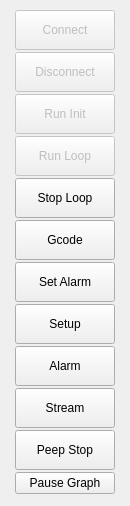
             <widget class="QWidget" name="page_5">
              <widget class="QWidget" name="layoutWidget">
               <property name="geometry">
                <rect>
                 <x>0</x>
                 <y>10</y>
                 <width>121</width>
                 <height>487</height>
                </rect>
               </property>
               <layout class="QGridLayout" name="gridLayout_2">
                <property name="sizeConstraint">
                 <enum>QLayout::SetMinimumSize</enum>
                </property>
                <property name="leftMargin">
                 <number>10</number>
                </property>
                <property name="spacing">
                 <number>2</number>
                </property>
                <item row="2" column="0">
                 <widget class="QPushButton" name="btninit">
                  <property name="enabled">
                   <bool>false</bool>
                  </property>
                  <property name="sizePolicy">
                   <sizepolicy hsizetype="Fixed" vsizetype="Fixed">
                    <horstretch>0</horstretch>
                    <verstretch>0</verstretch>
                   </sizepolicy>
                  </property>
                  <property name="minimumSize">
                   <size>
                    <width>100</width>
                    <height>40</height>
                   </size>
                  </property>
                  <property name="text">
                   <string>Run Init</string>
                  </property>
                 </widget>
                </item>
                <item row="6" column="0">
                 <widget class="QPushButton" name="btnalarmpage">
                  <property name="sizePolicy">
                   <sizepolicy hsizetype="Fixed" vsizetype="Fixed">
                    <horstretch>0</horstretch>
                    <verstretch>0</verstretch>
                   </sizepolicy>
                  </property>
                  <property name="minimumSize">
                   <size>
                    <width>100</width>
                    <height>40</height>
                   </size>
                  </property>
                  <property name="text">
                   <string>Set Alarm</string>
                  </property>
                  <property name="checkable">
                   <bool>true</bool>
                  </property>
                 </widget>
                </item>
                <item row="1" column="0">
                 <widget class="QPushButton" name="disconnect">
                  <property name="enabled">
                   <bool>false</bool>
                  </property>
                  <property name="sizePolicy">
                   <sizepolicy hsizetype="Fixed" vsizetype="Fixed">
                    <horstretch>0</horstretch>
                    <verstretch>0</verstretch>
                   </sizepolicy>
                  </property>
                  <property name="minimumSize">
                   <size>
                    <width>100</width>
                    <height>40</height>
                   </size>
                  </property>
                  <property name="text">
                   <string>Disconnect</string>
                  </property>
                 </widget>
                </item>
                <item row="4" column="0">
                 <widget class="QPushButton" name="btnstopcmv">
                  <property name="minimumSize">
                   <size>
                    <width>100</width>
                    <height>40</height>
                   </size>
                  </property>
                  <property name="text">
                   <string>Stop Loop</string>
                  </property>
                 </widget>
                </item>
                <item row="7" column="0">
                 <widget class="QPushButton" name="btnmachinesetup">
                  <property name="sizePolicy">
                   <sizepolicy hsizetype="Fixed" vsizetype="Fixed">
                    <horstretch>0</horstretch>
                    <verstretch>0</verstretch>
                   </sizepolicy>
                  </property>
                  <property name="minimumSize">
                   <size>
                    <width>100</width>
                    <height>40</height>
                   </size>
                  </property>
                  <property name="text">
                   <string>Setup</string>
                  </property>
                 </widget>
                </item>
                <item row="9" column="0">
                 <widget class="QPushButton" name="btnstream">
                  <property name="minimumSize">
                   <size>
                    <width>100</width>
                    <height>40</height>
                   </size>
                  </property>
                  <property name="text">
                   <string>Stream</string>
                  </property>
                 </widget>
                </item>
                <item row="10" column="0">
                 <widget class="QPushButton" name="peepdisable">
                  <property name="minimumSize">
                   <size>
                    <width>0</width>
                    <height>40</height>
                   </size>
                  </property>
                  <property name="text">
                   <string>Peep Stop</string>
                  </property>
                 </widget>
                </item>
                <item row="0" column="0">
                 <widget class="QPushButton" name="connect">
                  <property name="enabled">
                   <bool>false</bool>
                  </property>
                  <property name="sizePolicy">
                   <sizepolicy hsizetype="Fixed" vsizetype="Fixed">
                    <horstretch>0</horstretch>
                    <verstretch>0</verstretch>
                   </sizepolicy>
                  </property>
                  <property name="minimumSize">
                   <size>
                    <width>100</width>
                    <height>40</height>
                   </size>
                  </property>
                  <property name="text">
                   <string>Connect</string>
                  </property>
                 </widget>
                </item>
                <item row="5" column="0">
                 <widget class="QPushButton" name="gcodeshow">
                  <property name="enabled">
                   <bool>true</bool>
                  </property>
                  <property name="sizePolicy">
                   <sizepolicy hsizetype="Fixed" vsizetype="Fixed">
                    <horstretch>0</horstretch>
                    <verstretch>0</verstretch>
                   </sizepolicy>
                  </property>
                  <property name="minimumSize">
                   <size>
                    <width>100</width>
                    <height>40</height>
                   </size>
                  </property>
                  <property name="text">
                   <string>Gcode</string>
                  </property>
                 </widget>
                </item>
                <item row="3" column="0">
                 <widget class="QPushButton" name="runloop">
                  <property name="enabled">
                   <bool>false</bool>
                  </property>
                  <property name="sizePolicy">
                   <sizepolicy hsizetype="Fixed" vsizetype="Fixed">
                    <horstretch>0</horstretch>
                    <verstretch>0</verstretch>
                   </sizepolicy>
                  </property>
                  <property name="minimumSize">
                   <size>
                    <width>100</width>
                    <height>40</height>
                   </size>
                  </property>
                  <property name="text">
                   <string>Run Loop</string>
                  </property>
                 </widget>
                </item>
                <item row="8" column="0">
                 <widget class="QPushButton" name="alarm">
                  <property name="sizePolicy">
                   <sizepolicy hsizetype="Minimum" vsizetype="Fixed">
                    <horstretch>0</horstretch>
                    <verstretch>0</verstretch>
                   </sizepolicy>
                  </property>
                  <property name="minimumSize">
                   <size>
                    <width>100</width>
                    <height>40</height>
                   </size>
                  </property>
                  <property name="text">
                   <string>Alarm</string>
                  </property>
                 </widget>
                </item>
                <item row="11" column="0">
                 <widget class="QPushButton" name="btnpausegraph">
                  <property name="text">
                   <string>Pause Graph</string>
                  </property>
                 </widget>
                </item>
               </layout>
              </widget>
             </widget>
